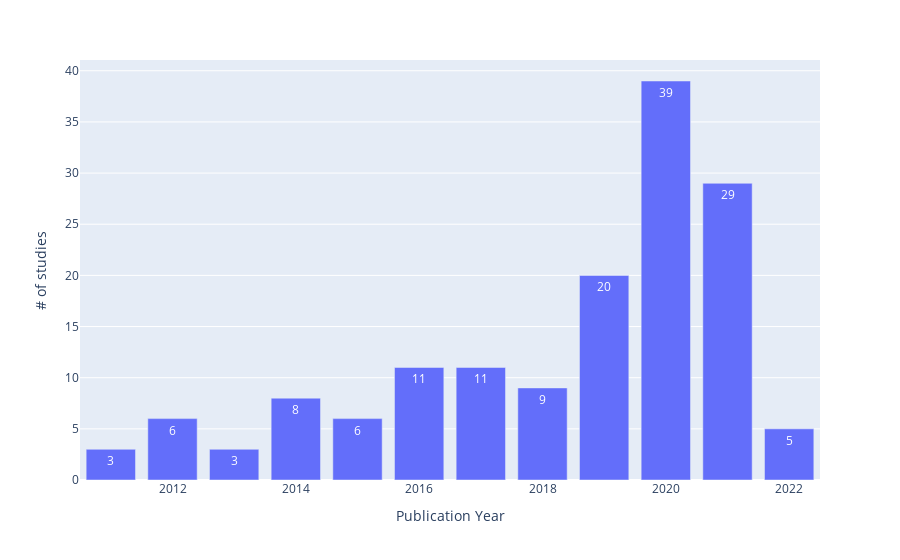

The cell this chart's notebook holds for it:
### Markdown cell above
## Feature Analysis

### Publication year

### Code cell
df = df_quality.groupby(by=['Publication Year']).size().reset_index(name='# of studies')

fig = px.bar(data_frame = df, x='Publication Year', y='# of studies', text_auto=True)
# fig.write_image('validation_journal.png')
fig.show()

### Figure 1 — Plotly figure (JSON) as saved in the notebook; plotly's stock layout.template omitted (floating-point values rounded to 4 significant figures)
{"data": [{"alignmentgroup": "True", "hovertemplate": "Publication Year=%{x}<br># of studies=%{y}<extra></extra>", "legendgroup": "", "marker": {"color": "#636efa", "pattern": {"shape": ""}}, "name": "", "offsetgroup": "", "orientation": "v", "showlegend": false, "textposition": "auto", "texttemplate": "%{y}", "type": "bar", "x": [2011, 2012, 2013, 2014, 2015, 2016, 2017, 2018, 2019, 2020, 2021, 2022], "xaxis": "x", "y": [3, 6, 3, 8, 6, 11, 11, 9, 20, 39, 29, 5], "yaxis": "y"}], "layout": {"barmode": "relative", "legend": {"tracegroupgap": 0}, "margin": {"t": 60}, "xaxis": {"anchor": "y", "domain": [0, 1], "title": {"text": "Publication Year"}}, "yaxis": {"anchor": "x", "domain": [0, 1], "title": {"text": "# of studies"}}}}
